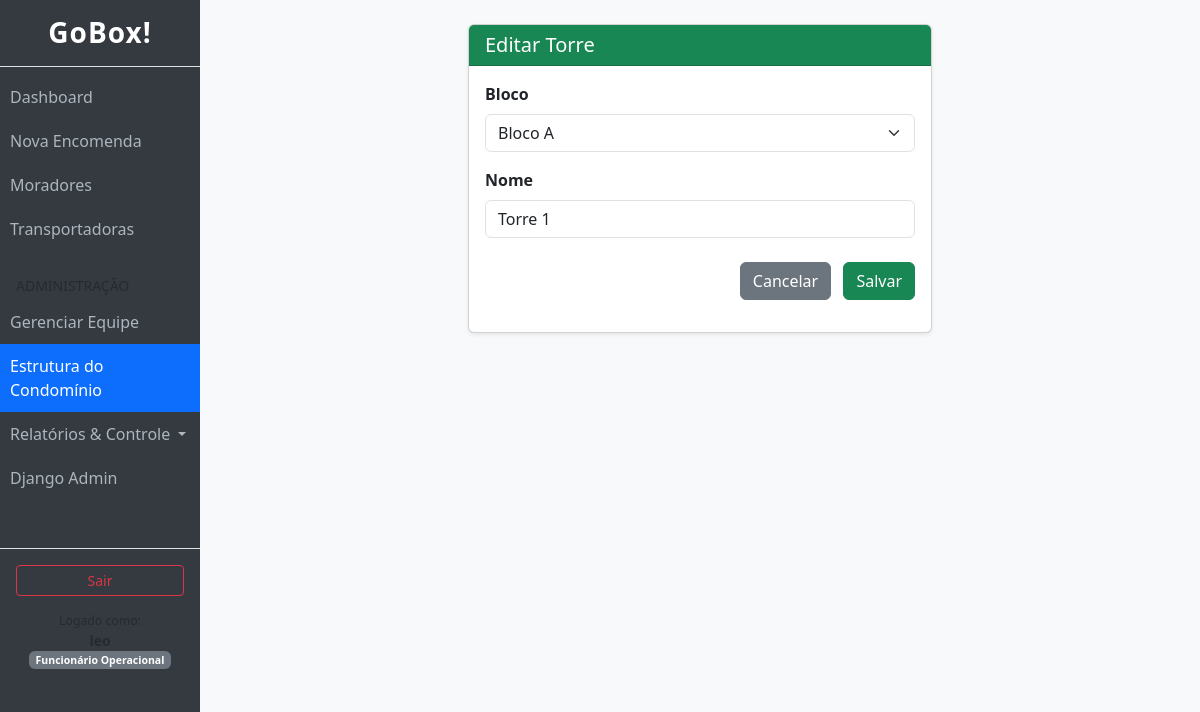
Page /unidades/torres/1/editar/ (signed in) on the committed database.
### usuarios/models.py (models this page shows)
class Funcionario(AbstractUser):
    TIPO_OPERADOR = 'OPERADOR'
    TIPO_ADMIN = 'ADMIN'
    CARGO_CHOICES = [
        (TIPO_OPERADOR, 'Funcionário Operacional'),
        (TIPO_ADMIN, 'Administrador/Síndico'),
    ]
    cargo = models.CharField(
        max_length=20,
        choices=CARGO_CHOICES,
        default=TIPO_OPERADOR,
        verbose_name="Nível de Acesso"
    )
    telefone = models.CharField(max_length=20, blank=True, null=True)
    class Meta:
        verbose_name = "Funcionário"
    @property
    def eh_admin(self):
        return self.cargo == self.TIPO_ADMIN or self.is_superuser

### blocos/models.py (models this page shows, shortened)
class Torre(models.Model):
    bloco = models.ForeignKey(Bloco, on_delete=models.CASCADE, related_name="torres")
    nome = models.CharField(max_length=100)

### blocos/views.py (the view, shortened to what this page needs)
# urls.py: path('torres/<int:pk>/editar/', views.TorreUpdateView.as_view(), name='torre_update'),
class TorreUpdateView(AdminRequiredMixin, UpdateView):
    model = Torre
    form_class = TorreForm
    template_name = 'blocos/torre_form.html'
    success_url = reverse_lazy('gerenciar_estrutura')

### blocos/forms.py
class TorreForm(forms.ModelForm):
    class Meta:
        model = Torre
        fields = ['bloco', 'nome']
        widgets = {
            'bloco': forms.Select(attrs={'class': 'form-select'}),
            'nome': forms.TextInput(attrs={'class': 'form-control', 'placeholder': 'Ex: Torre 1, Edifício Hibisco'}),
        }

### blocos/models.py (called while the page is built)
    def __str__(self):
        return self.nome

### blocos/views.py (called while the page is built)
    def test_func(self):
        return hasattr(self.request.user, 'eh_admin') and self.request.user.eh_admin

### templates/blocos/torre_form.html (shortened to what this page needs)
{% extends "base.html" %}
{% block content %}
<div class="row justify-content-center">
    <div class="col-md-6">
        <div class="card shadow-sm">
            <div class="card-header bg-success text-white">
                <h5 class="mb-0">
                    {% if form.instance.pk %}Editar{% else %}Nova{% endif %} Torre
                </h5>
            </div>
            <div class="card-body">
                <form method="post">
                    {% for field in form %}
                    <div class="mb-3">
                        <label class="form-label fw-bold">{{ field.label }}</label>
                        {{ field }}
                    </div>
                    {% endfor %}
                    <div class="text-end mt-4">
                        <a href="{% url 'gerenciar_estrutura' %}" class="btn btn-secondary me-2">Cancelar</a>
                        <button type="submit" class="btn btn-success">Salvar</button>
                    </div>
                </form>
            </div>
        </div>
    </div>
</div>
{% endblock %}

### templates/base.html (shortened to what this page needs)
{% load bootstrap5 %}
{% bootstrap_css %}
<!DOCTYPE html>
<html lang="pt-br">
<head>
</head>
<body>
<div class="container-fluid">
    <div class="row">
        {% if user.is_authenticated %}
        <div class="col-md-2 sidebar p-0">
            <h3 class="text-center py-3 border-bottom brand-title">GoBox!</h3>
            <a href="{% url 'dashboard' %}" class="nav-link-custom {% if request.resolver_match.url_name == 'dashboard' %}active-link{% endif %}">
                Dashboard
            </a>
            <a href="{% url 'encomenda_create' %}" class="nav-link-custom {% if request.resolver_match.url_name == 'encomenda_create' %}active-link{% endif %}">
                Nova Encomenda
            </a>
            <a href="{% url 'morador_list' %}" class="nav-link-custom {% if 'moradores' in request.path %}active-link{% endif %}">
                Moradores
            </a>
            <a href="{% url 'transportadora_list' %}" class="nav-link-custom {% if 'transportadoras' in request.path %}active-link{% endif %}">
                Transportadoras
            </a>
            {% if user.eh_admin %}
            <div class="text-uppercase small text-muted mt-4 px-3 mb-1">Administração</div>
            <a href="{% url 'funcionario_list' %}" class="nav-link-custom {% if 'equipe' in request.path %}active-link{% endif %}">
                Gerenciar Equipe
            </a>
            <a href="{% url 'gerenciar_estrutura' %}" class="nav-link-custom {% if 'unidades' in request.path %}active-link{% endif %}">
                Estrutura do Condomínio
            </a>
            <div class="dropdown">
                <a href="#" class="nav-link-custom dropdown-toggle" id="relatoriosDropdown" data-bs-toggle="dropdown" aria-expanded="false">
                    Relatórios & Controle
                </a>
            </div>
            <a href="/admin/" target="_blank" class="nav-link-custom">
                Django Admin
            </a>
            {% endif %}
            <div class="mt-5 border-top p-3">
                <form action="{% url 'logout' %}" method="post">
                    <button type="submit" class="btn btn-outline-danger w-100 btn-sm">Sair</button>
                </form>
                <div class="small text-center mt-2 text-muted">
                    <small>Logado como:</small><br>
                    <strong>{{ user.username }}</strong><br>
                    <span class="badge bg-secondary">{{ user.get_cargo_display }}</span>
                </div>
            </div>
        </div>
        {% endif %}
        <div class="col-md-{% if user.is_authenticated %}10{% else %}12{% endif %} p-4">
            {% block content %}
            {% endblock %}
        </div>
    </div>
</div>
</body>
</html>

### templates/base.html (style rules this page uses)
body { background-color: #f8f9fa; }
.sidebar { min-height: 100vh; background-color: #343a40; color: white; }
.sidebar a.nav-link-custom { color: #adb5bd; text-decoration: none; padding: 10px; display: block; }
.active-link { background-color: #0d6efd; color: white !important; }
.brand-title { font-weight: bold; letter-spacing: 1px; }
.sidebar .dropdown-toggle { color: #adb5bd; }

### rows in the picture
Funcionario: cargo "Funcionário Operacional"
Torre: form "Bloco A" "Torre 1"

### other values in the picture
{{ field.label }} "Bloco" "Nome"
